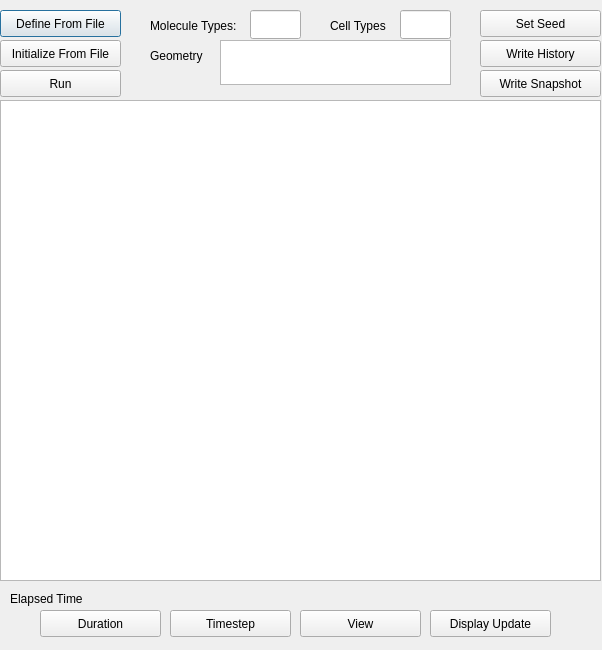
<?xml version="1.0" encoding="UTF-8"?>
<ui version="4.0">
 <class>QtCyCells</class>
 <widget class="QDialog" name="QtCyCells">
  <property name="geometry">
   <rect>
    <x>0</x>
    <y>0</y>
    <width>602</width>
    <height>650</height>
   </rect>
  </property>
  <property name="windowTitle">
   <string>CyCells</string>
  </property>
  <widget class="QPushButton" name="pbDefineFromFile">
   <property name="geometry">
    <rect>
     <x>0</x>
     <y>10</y>
     <width>121</width>
     <height>27</height>
    </rect>
   </property>
   <property name="text">
    <string>Define From File</string>
   </property>
  </widget>
  <widget class="QPushButton" name="pbInitFromFile">
   <property name="geometry">
    <rect>
     <x>0</x>
     <y>40</y>
     <width>121</width>
     <height>27</height>
    </rect>
   </property>
   <property name="text">
    <string>Initialize From File</string>
   </property>
  </widget>
  <widget class="QPushButton" name="pbRun">
   <property name="geometry">
    <rect>
     <x>0</x>
     <y>70</y>
     <width>121</width>
     <height>27</height>
    </rect>
   </property>
   <property name="text">
    <string>Run</string>
   </property>
  </widget>
  <widget class="QPushButton" name="pbSetSeed">
   <property name="geometry">
    <rect>
     <x>480</x>
     <y>10</y>
     <width>121</width>
     <height>27</height>
    </rect>
   </property>
   <property name="text">
    <string>Set Seed</string>
   </property>
  </widget>
  <widget class="QPushButton" name="pbWriteHistory">
   <property name="geometry">
    <rect>
     <x>480</x>
     <y>40</y>
     <width>121</width>
     <height>27</height>
    </rect>
   </property>
   <property name="text">
    <string>Write History</string>
   </property>
  </widget>
  <widget class="QPushButton" name="pbWriteSnapshot">
   <property name="geometry">
    <rect>
     <x>480</x>
     <y>70</y>
     <width>121</width>
     <height>27</height>
    </rect>
   </property>
   <property name="text">
    <string>Write Snapshot</string>
   </property>
  </widget>
  <widget class="QPushButton" name="pbTimestep">
   <property name="geometry">
    <rect>
     <x>170</x>
     <y>610</y>
     <width>121</width>
     <height>27</height>
    </rect>
   </property>
   <property name="text">
    <string>Timestep</string>
   </property>
  </widget>
  <widget class="QPushButton" name="pbView">
   <property name="geometry">
    <rect>
     <x>300</x>
     <y>610</y>
     <width>121</width>
     <height>27</height>
    </rect>
   </property>
   <property name="text">
    <string>View</string>
   </property>
  </widget>
  <widget class="QPushButton" name="pbDisplayUpdate">
   <property name="geometry">
    <rect>
     <x>430</x>
     <y>610</y>
     <width>121</width>
     <height>27</height>
    </rect>
   </property>
   <property name="text">
    <string>Display Update</string>
   </property>
  </widget>
  <widget class="QLabel" name="lblMoleculeTypes">
   <property name="geometry">
    <rect>
     <x>150</x>
     <y>10</y>
     <width>101</width>
     <height>31</height>
    </rect>
   </property>
   <property name="text">
    <string>Molecule Types: </string>
   </property>
  </widget>
  <widget class="QLabel" name="lblGeometry">
   <property name="geometry">
    <rect>
     <x>150</x>
     <y>40</y>
     <width>61</width>
     <height>31</height>
    </rect>
   </property>
   <property name="text">
    <string>Geometry</string>
   </property>
  </widget>
  <widget class="QLabel" name="lblCellTypes">
   <property name="geometry">
    <rect>
     <x>330</x>
     <y>10</y>
     <width>101</width>
     <height>31</height>
    </rect>
   </property>
   <property name="text">
    <string>Cell Types	</string>
   </property>
  </widget>
  <widget class="QPushButton" name="pbDuration">
   <property name="geometry">
    <rect>
     <x>40</x>
     <y>610</y>
     <width>121</width>
     <height>27</height>
    </rect>
   </property>
   <property name="text">
    <string>Duration</string>
   </property>
  </widget>
  <widget class="QLineEdit" name="txtMoleculeTypes">
   <property name="enabled">
    <bool>true</bool>
   </property>
   <property name="geometry">
    <rect>
     <x>250</x>
     <y>10</y>
     <width>51</width>
     <height>29</height>
    </rect>
   </property>
   <property name="readOnly">
    <bool>true</bool>
   </property>
  </widget>
  <widget class="QLineEdit" name="txtCellTypes">
   <property name="geometry">
    <rect>
     <x>400</x>
     <y>10</y>
     <width>51</width>
     <height>29</height>
    </rect>
   </property>
   <property name="readOnly">
    <bool>true</bool>
   </property>
  </widget>
  <widget class="QTextEdit" name="txtGeometry">
   <property name="enabled">
    <bool>true</bool>
   </property>
   <property name="geometry">
    <rect>
     <x>220</x>
     <y>40</y>
     <width>231</width>
     <height>45</height>
    </rect>
   </property>
   <property name="readOnly">
    <bool>true</bool>
   </property>
   <property name="html">
    <string>&lt;!DOCTYPE HTML PUBLIC &quot;-//W3C//DTD HTML 4.0//EN&quot; &quot;http://www.w3.org/TR/REC-html40/strict.dtd&quot;&gt;
&lt;html&gt;&lt;head&gt;&lt;meta name=&quot;qrichtext&quot; content=&quot;1&quot; /&gt;&lt;style type=&quot;text/css&quot;&gt;
p, li { white-space: pre-wrap; }
&lt;/style&gt;&lt;/head&gt;&lt;body style=&quot; font-family:'Sans'; font-size:10pt; font-weight:400; font-style:normal;&quot;&gt;
&lt;p style=&quot;-qt-paragraph-type:empty; margin-top:0px; margin-bottom:0px; margin-left:0px; margin-right:0px; -qt-block-indent:0; text-indent:0px; font-family:'Sans Serif'; font-size:9pt;&quot;&gt;&lt;/p&gt;&lt;/body&gt;&lt;/html&gt;</string>
   </property>
  </widget>
  <widget class="QLabel" name="lblTimeElapsed">
   <property name="geometry">
    <rect>
     <x>10</x>
     <y>590</y>
     <width>581</width>
     <height>17</height>
    </rect>
   </property>
   <property name="text">
    <string>Elapsed Time</string>
   </property>
  </widget>
  <widget class="QGraphicsView" name="gfxView">
   <property name="geometry">
    <rect>
     <x>0</x>
     <y>100</y>
     <width>601</width>
     <height>481</height>
    </rect>
   </property>
  </widget>
 </widget>
 <resources/>
 <connections/>
</ui>
